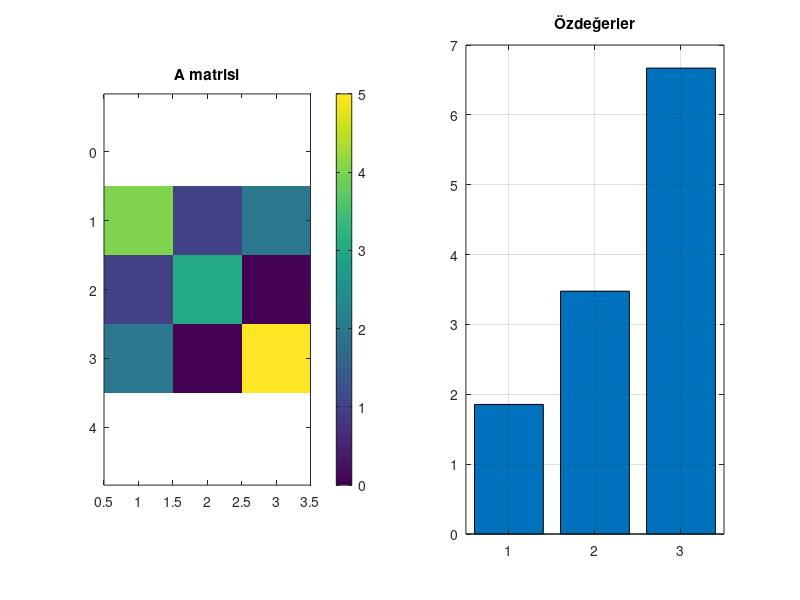

Source code (MATLAB):
%% Doğrusal cebir laboratuvarı
clear; close all;
A = [4 1 2; 1 3 0; 2 0 5];
b = [7; 8; 9];
x = A \ b;
[V, D] = eig(A);
[U, S, W] = svd(A);
hata = norm(A*x-b);
assert(hata < 1e-10);
fprintf('Çözüm hatası: %.2e\n', hata);
disp('x ='); disp(x);
figure('Name', 'Matrisin yapısı');
subplot(1,2,1); imagesc(A); axis equal tight; colorbar; title('A matrisi');
subplot(1,2,2); bar(diag(D)); title('Özdeğerler'); grid on;
